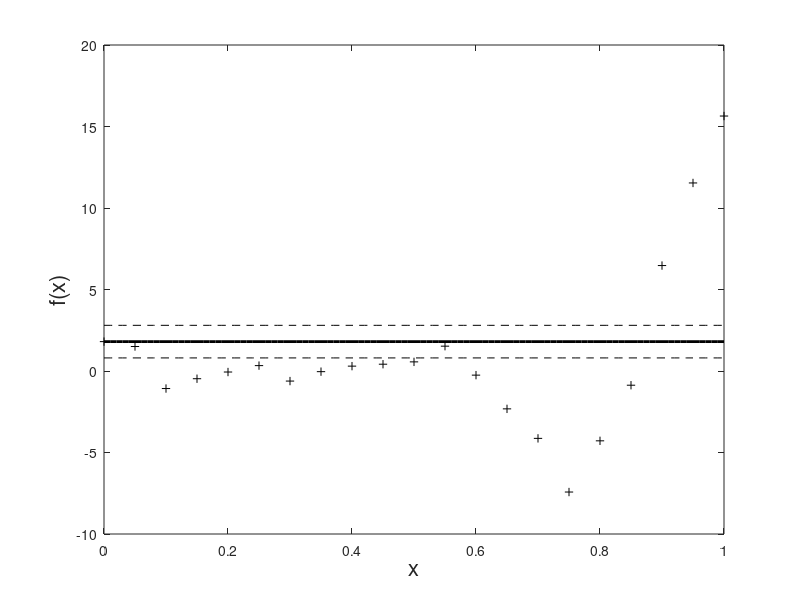

Write the MATLAB code that produced this figure. (Note: this script raises an error after producing the figure.)
% One variable SVR example (produces figure 2.12)
%
% Copyright 2007 A I J Forrester
%
% This program is free software: you can redistribute it and/or modify  it
% under the terms of the GNU Lesser General Public License as published by
% the Free Software Foundation, either version 3 of the License, or any
% later version.
% 
% This program is distributed in the hope that it will be useful, but
% WITHOUT ANY WARRANTY; without even the implied warranty of
% MERCHANTABILITY or FITNESS FOR A PARTICULAR PURPOSE.  See the GNU Lesser
% General Public License for more details.
% 
% You should have received a copy of the GNU General Public License and GNU
% Lesser General Public License along with this program. If not, see
% <http://www.gnu.org/licenses/>.

rand('state',0)
randn('state',0)

% Sample data
X=0:0.05:1;
n=length(X);
X=X';
y=(6.*X-2).^2.*sin(12.*X-4)+randn(n,1);

% Build correlation matrix (set sigma=30 arbitrarily without tuning)
sigma=0.2;
Psi=zeros(n,n);
for i=1:n
    for j=1:n
        Psi(i,j)=exp(-(1/sigma^2)*(X(i)-X(j))^2);
    end
end

% User defined constants
e=1;
C=1e3;
xi=1e-6;

% Construct dual variable optimization problem
% Matrix of correlations
Psi=[Psi -Psi;-Psi Psi];
% Constraint terms
c=[(e*ones(n,1) - y); (e*ones(n,1) + y)]; 
% Lower bound |alpha|>=0
lb=zeros(2*n,1);
% Upper bound |alpha|<=0
ub=(C/n)*ones(2*n,1);
% Start at alpha=[0;0;...;0]
x0=zeros(2*n,1);
% Set sum(alpha^+ - alpha^-)=0
Aeq=[-ones(1,n) ones(1,n)];
beq=0;

% Run quadprog
alpha=quadprog(Psi,c,[],[],Aeq,beq,lb,ub,x0);

% Combine alphas into nx1 vector of SVs
alpha_pm=alpha(1:n)-alpha(n+1:2*n)
% Find indices of SVs
sv_i=find(abs(alpha_pm)>xi);
num_svs=length(sv_i)

% Find SV mid way between 0 and C for mu calculation
[sv_mid,sv_mid_i]=min(abs(abs(alpha_pm)-(C/(2*n))));
% Calculate mu
mu=y(sv_mid_i)-e*sign(alpha_pm(sv_mid_i))-alpha_pm(sv_i)'*Psi(sv_i,sv_mid_i);

% Calculate predictions for plotting
x=[0:0.01:1]; 
for i = 1:length(x)
    % Basis function vaules at point to be predicted
    for j = 1:n
        psi(j,1)=exp(-(1/sigma^2)*(x(i)-X(j))^2);
    end
    % SVR prediction
	pred(i)=mu+alpha_pm'*psi;
end

% Plot prediction
plot(x,pred,'k','LineWidth',2)
hold on
% Plot e-tube
plot(x,pred+e,'k--')
plot(x,pred-e,'k--') 
for i = 1:size(y)
    % Plot sample data
    plot(X(i),y(i),'k+') 
    % Circle support vectors
    if (abs(alpha_pm(i)) > xi)
        plot(X(i),y(i),'ko','markersize',10) 
	end
end
xlabel('x','FontSize',16)
ylabel('f(x)','FontSize',16)
l=legend('prediction','+\epsilon','-\epsilon','sample data','support vectors',2)
set(l,'FontSize',16)
set(gca,'FontSize',16)
axis([0 1 -10 17])
